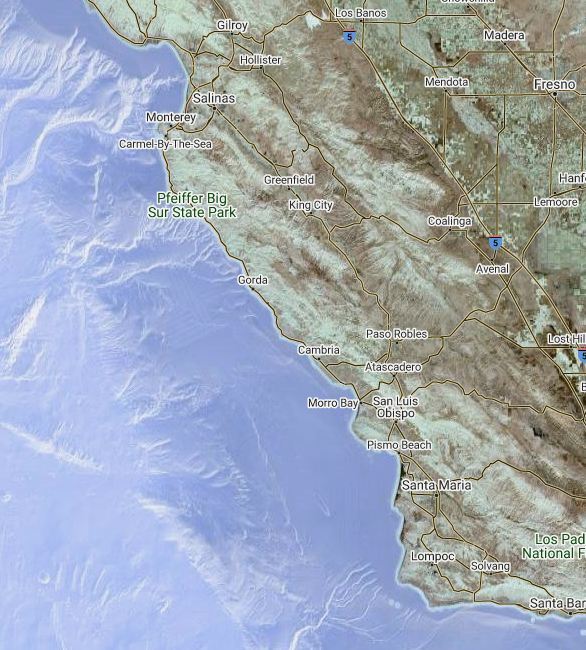
#> input picture image/data/base.PNG, 586 x 650 px
$ jupyter execute --allow-errors mask_testing.ipynb
#> lines starting #> are read from the running program, lines starting #| are printed output that depends on the picture
[cell 1]
import cv2
import imutils
import matplotlib.pyplot as plt
import numpy as np

[cell 2]
image = cv2.imread("data/base.PNG")
#> image is the input picture: shape (650, 586, 3); mean B, G, R 182.2, 167.8, 158.9
masks = [
    cv2.imread("data/20_rgb_mask.png"),
    cv2.imread("data/50_rgb_mask.png"),
    cv2.imread("data/full_rgb_mask.png"),
]
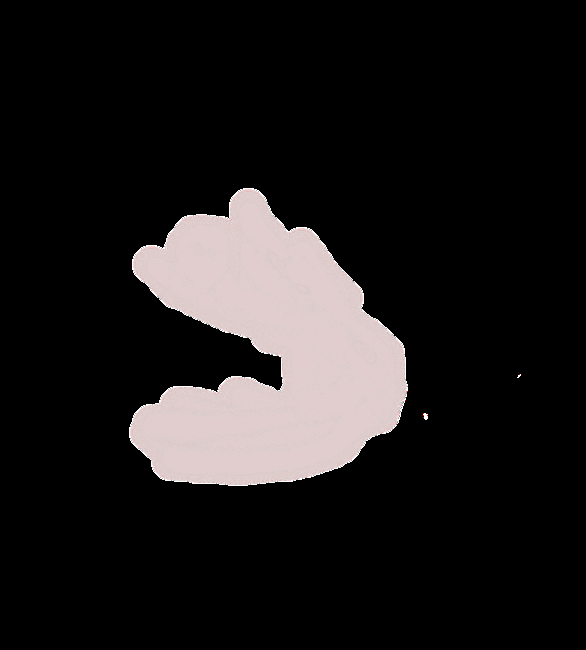
#> input picture image/data/20_rgb_mask.png, 586 x 650 px
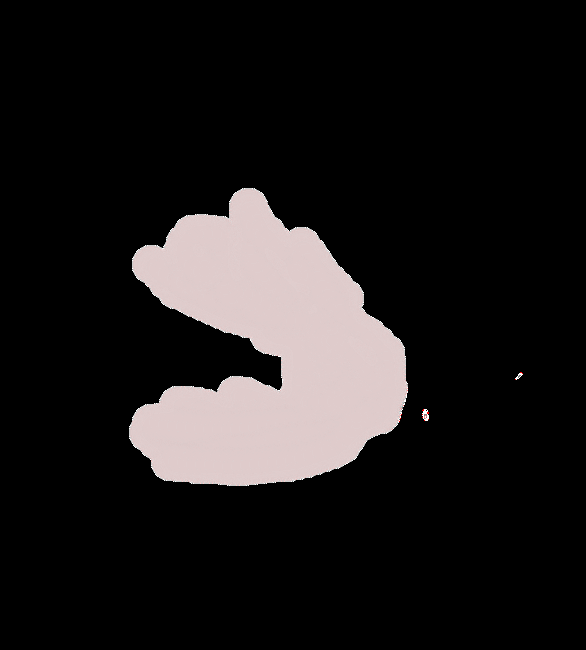
#> input picture image/data/50_rgb_mask.png, 586 x 650 px
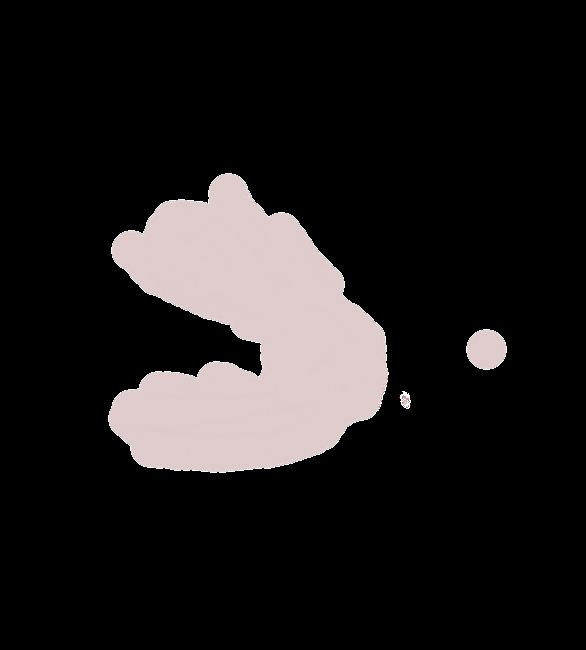
#> input picture image/data/full_rgb_mask.png, 586 x 650 px

[cell 3]
plt.imshow(image)

[cell 4]
plt.imshow(masks[-1])

[cell 5]
dst = cv2.addWeighted(masks[-1], 0.2, image, 1.0, 0)
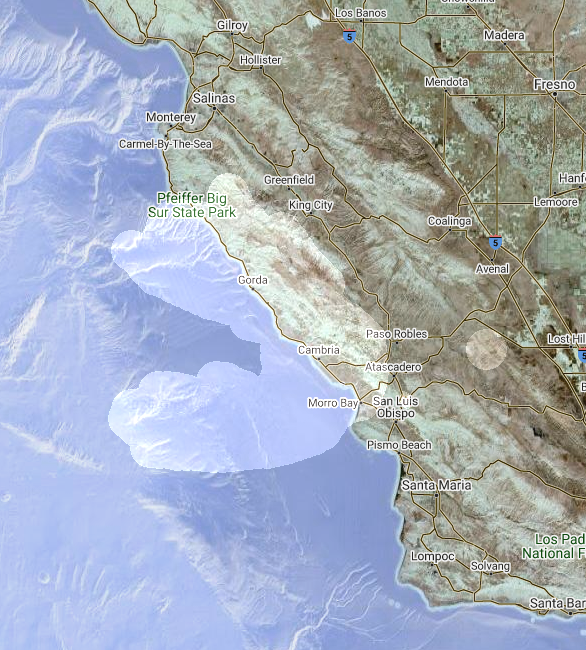
#> dst: shape (650, 586, 3); mean B, G, R 187.4, 173.5, 165.1

[cell 6]
plt.imshow(dst)

[cell 7]
import cv2
import numpy as np
import matplotlib.pyplot as plt

from PIL import Image, ImageChops

def autocrop(image, threshold=0):
    """Crops any edges below or equal to threshold

    Crops blank image to 1x1.

    Returns cropped image.

    """
    if len(image.shape) == 3:
        flatImage = np.max(image, 2)
    else:
        flatImage = image
    assert len(flatImage.shape) == 2

    rows = np.where(np.max(flatImage, 0) > threshold)[0]
    if rows.size:
        cols = np.where(np.max(flatImage, 1) > threshold)[0]
        return cols, rows
    else:
        return None, None


def image_change(image, old_image):
    im1 = Image.fromarray(image)
    im2 = Image.fromarray(old_image)
    diff = ImageChops.difference(im2, im1)
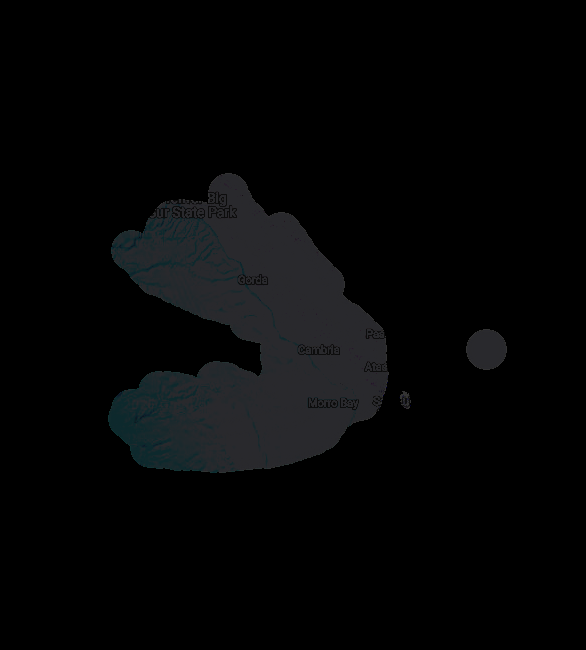
#> diff: PIL image 586x650 RGB; mean R, G, B 5.2, 5.7, 6.3

    cols, rows = autocrop(np.array(diff))
#> in autocrop, `rows = np.where(np.max(flatImage, 0) > threshold)[0]`: rows = 334 values from 108 to 506
#> in autocrop, `cols = np.where(np.max(flatImage, 1) > threshold)[0]`: cols = 300 values from 173 to 472
#> cols = 300 values from 173 to 472; rows = 334 values from 108 to 506

    return cv2.rectangle(image.copy(), (rows[0] , cols[0]), (rows[-1] + 1, cols[-1] + 1), (0, 255, 0), 2)

[cell 8]
plt.imshow(image_change(dst, image))

[cell 9]
from PIL import Image, ImageChops
im1 = Image.fromarray(image)
im2 = Image.fromarray(dst)
diff = ImageChops.difference(im2, im1)

cols, rows = autocrop(np.array(diff))
#> cols = 300 values from 173 to 472; rows = 334 values from 108 to 506

[cell 10]
plt.imshow(
    cv2.rectangle(dst.copy(), (rows[0] , cols[0]), (rows[-1] + 1, cols[-1] + 1), (0, 255, 0), 2)
)

[cell 11]
cols[0], cols[-1]+1
#> Out = (173, 473)

#> (a cell that did not finish here is left out)

[cell 13]
diff = np.array(diff)
np.where(diff != 0)

[cell 14]
plt.imshow(image)

[cell 15]
plt.imshow(dst)

[cell 16]
np.array(diff).shape[:-1]
#> Out = (650, 586)
